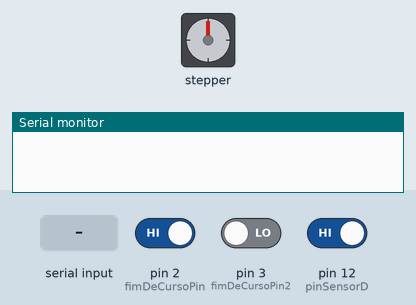
Simulated run of this sketch. Board: Arduino Uno, built with avr-gcc and run on an emulated ATmega328P. Parts: stepper motor, the last lines printed to the serial monitor. The inputs (shaded band) are chosen by the test bench; at power-on: pin 3 (fimDeCursoPin2) LOW, pin 2 (fimDeCursoPin) HIGH, pin 12 (pinSensorD) HIGH. Stepper angles assume 200 steps per turn.

Above: at 1.2 s.
1.3 s: "6\n" received over Serial
At 2.45 s:
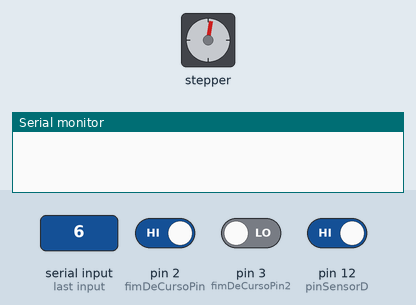
At 3.06 s:
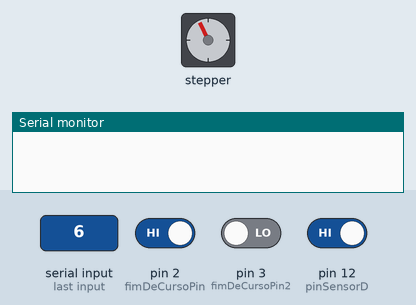
4.3 s: pin 3 (fimDeCursoPin2) driven HIGH
8.3 s: pin 2 (fimDeCursoPin) driven LOW and pin 12 (pinSensorD) driven LOW
At 10.15 s:
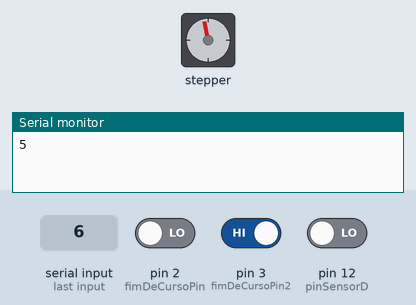
11.3 s: pin 2 (fimDeCursoPin) driven HIGH
Timing chart, 0 to 13.8 s (numbered marks = the images above; inputs shaded):
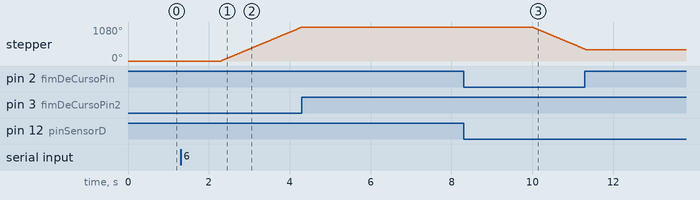

The sketch:

sketch_may31a.ino
```cpp
#include <Stepper.h>   //biblioteca para controle de motor de passo

// --- Mapeamento de Hardware ---
#define   in1   8      //entrada 1 do ULN2003
#define   in2   9      //entrada 2 do ULN2003
#define   in3  10      //entrada 3 do ULN2003
#define   in4  11      //entrada 4 do ULN2003

const int stepsPerRevolution = 200;  // change this to fit the number of steps per revolution
Stepper myStepper(stepsPerRevolution, in1,in3,in2,in4);

// Pinos Sensor chuva
#define pinSensorA A0
#define pinSensorD 12
#define fimDeCursoPin 2
#define fimDeCursoPin2 3
#define DELAY_LEITURA 5000

bool fimDeCursoState;
unsigned long ultimaLeitura;

void setup() {
  pinMode(fimDeCursoPin, INPUT);
  pinMode(pinSensorD, INPUT);
  myStepper.setSpeed(90);

  Serial.begin(9600);
}

void loop() {
  fimDeCursoState = digitalRead(fimDeCursoPin);

  if(millis() - ultimaLeitura > DELAY_LEITURA){
    if(digitalRead(pinSensorD) == LOW){
      while(digitalRead(fimDeCursoPin) == LOW){
        Serial.println("5");
        myStepper.step(-stepsPerRevolution);
      }
    }//else{
      //Serial.println("8");
    //}
    ultimaLeitura = millis();
  }

  if(Serial.available()){
    String mensagem = Serial.readString();
    int mensagem_int = mensagem.toInt();
    //Serial.println(mensagem);
    //Serial.println(mensagem_int);
    if(mensagem_int == 1){
      while(digitalRead(fimDeCursoPin) == LOW){
        myStepper.step(-stepsPerRevolution);
      }
    }
    if(mensagem_int == 6){
      while(digitalRead(fimDeCursoPin2) == LOW){
        myStepper.step(stepsPerRevolution);
      }
    }
    if(mensagem_int == 4){
      if(digitalRead(pinSensorD) == HIGH){
        Serial.println("0");
      }
      if(digitalRead(pinSensorD) == LOW){
        Serial.println("1");
      }
    }
  }

}
```

Measured:
- after the input at 1.3 s, stepper: keeps turning clockwise at about 541°/s, starting after 1.0 s
- after the input at 8.3 s, stepper: keeps turning counter-clockwise at about 544°/s, starting after 1.7 s
